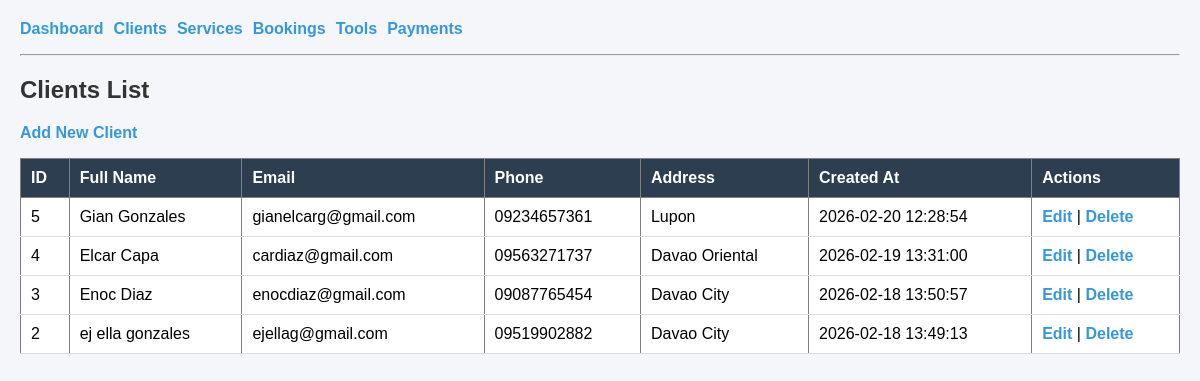
The app's page /pages/clients_list.php with its own data.
### tables this page shows
CREATE TABLE `clients` (
  `client_id` int(11) NOT NULL,
  `full_name` varchar(150) NOT NULL,
  `email` varchar(150) NOT NULL,
  `phone` varchar(50) DEFAULT NULL,
  `address` varchar(255) DEFAULT NULL,
  `created_at` timestamp NOT NULL DEFAULT current_timestamp()
);

### pages/clients_list.php (the view, shortened to what this page needs)
<?php
include "../db.php";
$clientsResult = mysqli_query($conn, "SELECT * FROM clients ORDER BY client_id DESC");
?>
<!doctype html>
<html>
<head>
    <link rel="stylesheet" href="../style.css">
</head>
<body>
<?php include "../nav.php"; ?>
<h2>Clients List</h2>
<p>
    <a href="clients_add.php">Add New Client</a>
</p>
<table border="1" cellpadding="8" cellspacing="0">
    <tr>
        <th>ID</th>
        <th>Full Name</th>
        <th>Email</th>
        <th>Phone</th>
        <th>Address</th>
        <th>Created At</th>
        <th>Actions</th>
    </tr>
    <?php if (mysqli_num_rows($clientsResult) > 0): ?>
        <?php while($row = mysqli_fetch_assoc($clientsResult)): ?>
        <tr>
            <td><?php echo $row['client_id']; ?></td>
            <td><?php echo $row['full_name']; ?></td>
            <td><?php echo $row['email']; ?></td>
            <td><?php echo $row['phone']; ?></td>
            <td><?php echo $row['address']; ?></td>
            <td><?php echo $row['created_at']; ?></td>
            <td>
                <a href="clients_edit.php?id=<?php echo $row['client_id']; ?>">Edit</a> |
                <a href="clients_delete.php?id=<?php echo $row['client_id']; ?>"
                   onclick="return confirm('Are you sure you want to delete this client?');">Delete</a>
            </td>
        </tr>
        <?php endwhile; ?>
    <?php else: ?>
        <tr>
            <td colspan="7">No clients found.</td>
        </tr>
    <?php endif; ?>
</table>
</body>
</html>

### style.css (style rules this page uses)
body { font-family: Arial, sans-serif; background-color: #f4f6f9; margin: 20px; }
h2 { color: #333; }
table { width: 100%; border-collapse: collapse; background: white; }
table th { background-color: #2c3e50; color: white; padding: 10px; text-align: left; }
table td { padding: 10px; border-bottom: 1px solid #ddd; }
a { text-decoration: none; color: #3498db; font-weight: bold; }

### records on screen
clients: client_id "5", full_name "Gian Gonzales", email "gianelcarg@gmail.com", phone "09234657361", address "Lupon", created_at "2026-02-20 12:28:54"
clients: client_id "4", full_name "Elcar Capa", email "cardiaz@gmail.com", phone "09563271737", address "Davao Oriental", created_at "2026-02-19 13:31:00"
clients: client_id "3", full_name "Enoc Diaz", email "enocdiaz@gmail.com", phone "09087765454", address "Davao City", created_at "2026-02-18 13:50:57"
clients: client_id "2", full_name "ej ella gonzales", email "ejellag@gmail.com", phone "09519902882", address "Davao City", created_at "2026-02-18 13:49:13"
